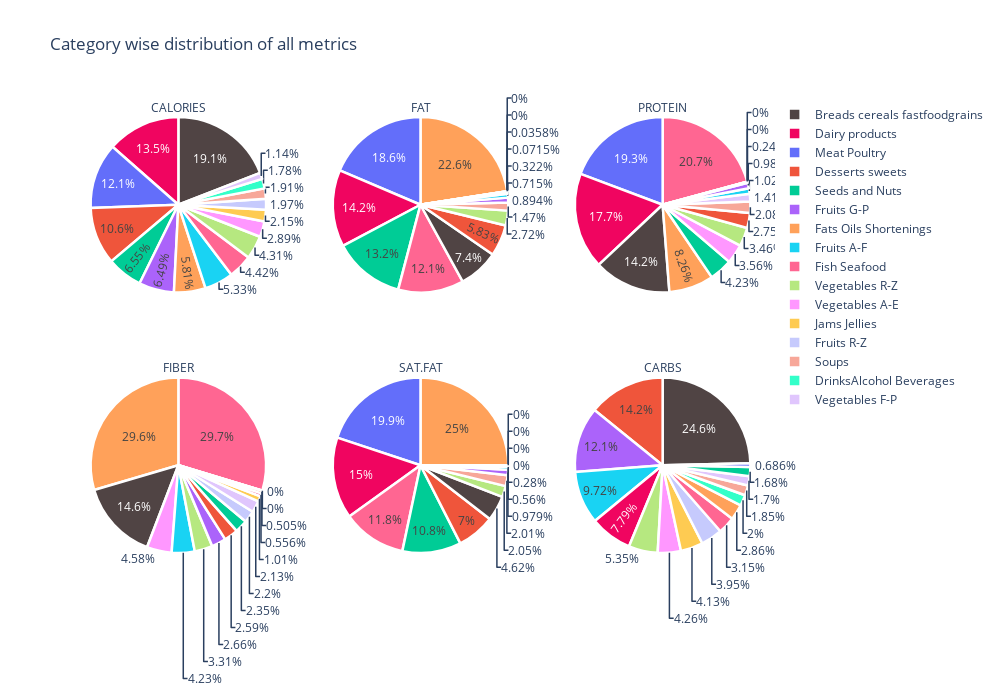

Notebook cell for this chart:
### Code cell
category_dist=nutrients.groupby(['Category']).sum()
from plotly.subplots import make_subplots
import plotly.graph_objects as go

fig = make_subplots(
    rows=2, cols=3,
    specs=[[{"type": "domain"},{"type": "domain"},{"type": "domain"}],[{"type": "domain"},{"type": "domain"},{"type": "domain"}]])

fig.add_trace(go.Pie(values=category_dist['Calories'].values, title='CALORIES', labels=category_dist.index,marker=dict(colors=['#100b','#f00560'], line=dict(color='#FFFFFF', width=2.5))),
              row=1, col=1)

fig.add_trace(go.Pie(values=category_dist['Fat'].values,title='FAT', labels=category_dist.index,marker=dict(colors=['#100b','#f00560'], line=dict(color='#FFFFFF', width=2.5))),
              row=1, col=2)

fig.add_trace(go.Pie(values=category_dist['Protein'].values,title='PROTEIN', labels=category_dist.index,marker=dict(colors=['#100b','#f00560'], line=dict(color='#FFFFFF', width=2.5))),
              row=1, col=3)

fig.add_trace(go.Pie(values=category_dist['Fiber'].values,title='FIBER', labels=category_dist.index,marker=dict(colors=['#100b','#f00560'], line=dict(color='#FFFFFF', width=2.5))),
              row=2, col=1)

fig.add_trace(go.Pie(values=category_dist['Sat.Fat'].values,title='SAT.FAT', labels=category_dist.index,marker=dict(colors=['#100b','#f00560'], line=dict(color='#FFFFFF', width=2.5))),
              row=2, col=2)

fig.add_trace(go.Pie(values=category_dist['Carbs'].values,title='CARBS', labels=category_dist.index,marker=dict(colors=['#100b','#f00560'], line=dict(color='#FFFFFF', width=2.5))),
              row=2, col=3)
fig.update_layout(title_text="Category wise distribution of all metrics",height=700, width=1000)

fig.show()

### Figure 1 — Plotly figure (JSON) as saved in the notebook; plotly's stock layout.template omitted (floating-point values rounded to 4 significant figures)
{"data": [{"domain": {"x": [0, 0.2889], "y": [0.575, 1]}, "labels": ["Breads cereals fastfoodgrains", "Dairy products", "Desserts sweets", "DrinksAlcohol Beverages", "Fats Oils Shortenings", "Fish Seafood", "Fruits A-F", "Fruits G-P", "Fruits R-Z", "Jams Jellies", "Meat Poultry", "Seeds and Nuts", "Soups", "Vegetables A-E", "Vegetables F-P", "Vegetables R-Z"], "marker": {"colors": ["#100b", "#f00560"], "line": {"color": "#FFFFFF", "width": 2.5}}, "title": {"text": "CALORIES"}, "type": "pie", "values": [11921, 8434, 6608, 1112, 3629, 2757, 3328, 4054, 1228, 1345, 7529, 4089, 1191, 1804, 711, 2694]}, {"domain": {"x": [0.3556, 0.6444], "y": [0.575, 1]}, "labels": ["Breads cereals fastfoodgrains", "Dairy products", "Desserts sweets", "DrinksAlcohol Beverages", "Fats Oils Shortenings", "Fish Seafood", "Fruits A-F", "Fruits G-P", "Fruits R-Z", "Jams Jellies", "Meat Poultry", "Seeds and Nuts", "Soups", "Vegetables A-E", "Vegetables F-P", "Vegetables R-Z"], "marker": {"colors": ["#100b", "#f00560"], "line": {"color": "#FFFFFF", "width": 2.5}}, "title": {"text": "FAT"}, "type": "pie", "values": [207, 396, 163, 0, 631, 338, 20, 25, 1, 0, 520, 368, 41, 9, 2, 76]}, {"domain": {"x": [0.7111, 1], "y": [0.575, 1]}, "labels": ["Breads cereals fastfoodgrains", "Dairy products", "Desserts sweets", "DrinksAlcohol Beverages", "Fats Oils Shortenings", "Fish Seafood", "Fruits A-F", "Fruits G-P", "Fruits R-Z", "Jams Jellies", "Meat Poultry", "Seeds and Nuts", "Soups", "Vegetables A-E", "Vegetables F-P", "Vegetables R-Z"], "marker": {"colors": ["#100b", "#f00560"], "line": {"color": "#FFFFFF", "width": 2.5}}, "title": {"text": "PROTEIN"}, "type": "pie", "values": [403, 503, 78, 0, 234, 588, 29, 28, 7, 0, 546, 120, 59, 101, 40, 98]}, {"domain": {"x": [0, 0.2889], "y": [0, 0.425]}, "labels": ["Breads cereals fastfoodgrains", "Dairy products", "Desserts sweets", "DrinksAlcohol Beverages", "Fats Oils Shortenings", "Fish Seafood", "Fruits A-F", "Fruits G-P", "Fruits R-Z", "Jams Jellies", "Meat Poultry", "Seeds and Nuts", "Soups", "Vegetables A-E", "Vegetables F-P", "Vegetables R-Z"], "marker": {"colors": ["#100b", "#f00560"], "line": {"color": "#FFFFFF", "width": 2.5}}, "title": {"text": "FIBER"}, "type": "pie", "values": [115.9, 4.4, 20.5, 0, 234, 235, 33.5, 21.1, 17.4, 8, 0, 18.6, 4, 36.3, 16.9, 26.2]}, {"domain": {"x": [0.3556, 0.6444], "y": [0, 0.425]}, "labels": ["Breads cereals fastfoodgrains", "Dairy products", "Desserts sweets", "DrinksAlcohol Beverages", "Fats Oils Shortenings", "Fish Seafood", "Fruits A-F", "Fruits G-P", "Fruits R-Z", "Jams Jellies", "Meat Poultry", "Seeds and Nuts", "Soups", "Vegetables A-E", "Vegetables F-P", "Vegetables R-Z"], "marker": {"colors": ["#100b", "#f00560"], "line": {"color": "#FFFFFF", "width": 2.5}}, "title": {"text": "SAT.FAT"}, "type": "pie", "values": [99, 322, 150, 0, 536, 252, 12, 21, 0, 0, 427, 232, 43, 6, 0, 44]}, {"domain": {"x": [0.7111, 1], "y": [0, 0.425]}, "labels": ["Breads cereals fastfoodgrains", "Dairy products", "Desserts sweets", "DrinksAlcohol Beverages", "Fats Oils Shortenings", "Fish Seafood", "Fruits A-F", "Fruits G-P", "Fruits R-Z", "Jams Jellies", "Meat Poultry", "Seeds and Nuts", "Soups", "Vegetables A-E", "Vegetables F-P", "Vegetables R-Z"], "marker": {"colors": ["#100b", "#f00560"], "line": {"color": "#FFFFFF", "width": 2.5}}, "title": {"text": "CARBS"}, "type": "pie", "values": [2059, 651, 1184, 167, 239, 263, 812, 1009, 330, 345, 57.3, 140, 155, 356, 142, 447]}], "layout": {"height": 700, "title": {"text": "Category wise distribution of all metrics"}, "width": 1000}}
